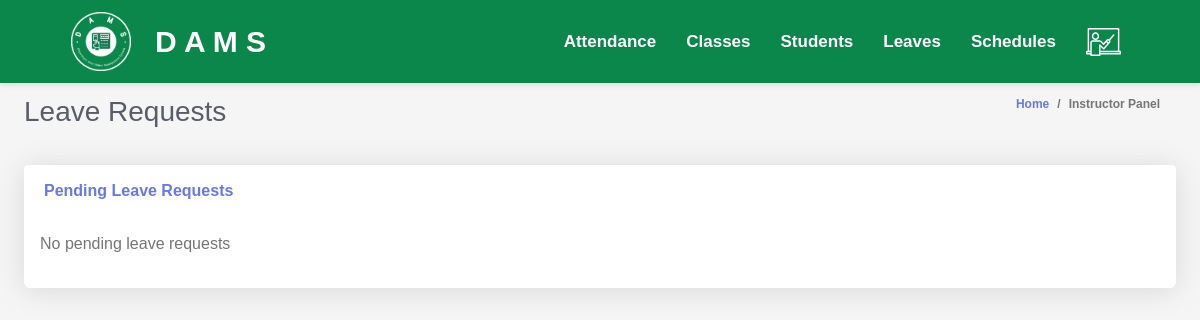
The app's page /instructors/manageLeaves.php (signed in), older data.
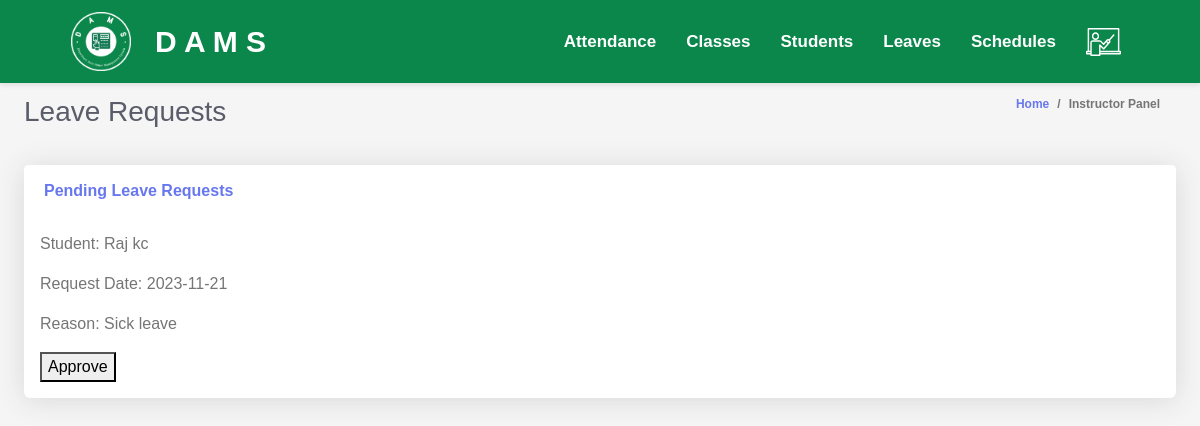
The same page, newer data.
### tables this page shows
CREATE TABLE `leaves` (
  `leave_request_id` INT(11) PRIMARY KEY NOT NULL AUTO_INCREMENT,
  `student_id` INT(11) DEFAULT NULL,
  `instructor_id` INT(11) DEFAULT NULL,
  `class_id` INT(11) DEFAULT NULL,
  `request_date` DATE DEFAULT NULL,
  `status` ENUM('Pending','Approved','Denied') DEFAULT NULL,
  `reason` TEXT DEFAULT NULL,
  `response_date` DATE DEFAULT NULL,
  FOREIGN KEY (`student_id`) REFERENCES `students` (`student_id`),
  FOREIGN KEY (`instructor_id`) REFERENCES `instructors` (`instructor_id`),
  FOREIGN KEY (`class_id`) REFERENCES `classes` (`class_id`)
);

CREATE TABLE `students` (
  `student_id` INT(11) PRIMARY KEY NOT NULL AUTO_INCREMENT,
  `username` VARCHAR(255) DEFAULT NULL,
  `first_name` VARCHAR(255) DEFAULT NULL,
  `last_name` VARCHAR(255) DEFAULT NULL,
  `email` VARCHAR(255) DEFAULT NULL,
  `phone` BIGINT(20) DEFAULT NULL,
  `dob` DATE DEFAULT NULL,
  `password` VARCHAR(255) DEFAULT NULL
);

### instructors/manageLeaves.php (the view, shortened to what this page needs)
<!DOCTYPE html>
<html lang="en">
<head>
    <?php include "heads.php"; ?>
</head>
<body>
    <?php include "topbar.php"; ?>
    <?php include "process.php"; ?>
    <div class="container-fluid" id="container-wrapper">
        <div class="d-sm-flex align-items-center justify-content-between mb-4">
            <h1 class="h3 mb-0 text-gray-800">Leave Requests</h1>
            <ol class="breadcrumb">
                <li class="breadcrumb-item"><a href="./">Home</a></li>
                <li class="breadcrumb-item active" aria-current="page">Instructor Panel</li>
            </ol>
        </div>
        <div class="row">
            <div class="col-lg-12">
                <div class="card mb-4">
                    <div class="card-header py-3 d-flex flex-row align-items-center justify-content-between">
                        <h6 class="m-0 font-weight-bold text-primary">Pending Leave Requests</h6>
                    </div>
                    <div class="table-responsive p-3">
                        <?php
                        $query = "SELECT leave_request_id, s.student_id, s.first_name, s.last_name, l.request_date, l.reason
                      FROM leaves l
                      INNER JOIN students s ON l.student_id = s.student_id
                      WHERE l.status = 'Pending' AND l.instructor_id = '" . $_SESSION['instructor_id'] . "'";
                        $result = $conn->query($query);
                        if ($result->num_rows > 0) {
                            while ($row = $result->fetch_assoc()) {
                                echo "
                  <div>
                    <p>Student: {$row['first_name']} {$row['last_name']}</p>
                    <p>Request Date: {$row['request_date']}</p>
                    <p>Reason: {$row['reason']}</p>
                    <form method='post'>
                      <input type='hidden' name='leaveRequestId' value='{$row['leave_request_id']}'>
                      <button type='submit' name='approveLeave'>Approve</button>
                    </form>
                  </div>";
                            }
                        } else {
                            echo "<p>No pending leave requests</p>";
                        }
                        ?>
                    </div>
                </div>
            </div>
        </div>
    </div>
</body>
</html>

### instructors/heads.php (shortened to what this page needs)
<link href="../vendor/fontawesome-free/css/all.min.css" rel="stylesheet" type="text/css">
<link href="../vendor/bootstrap/css/bootstrap.min.css" rel="stylesheet" type="text/css">
<link href="css/ruang-admin.min.css" rel="stylesheet">
<link rel="stylesheet" href="../css/navbar.css">

### instructors/topbar.php (shortened to what this page needs)
<nav class="navbar">
  <div class="navbar-container">
    <div class="brand">
        <img src="../assets/images/brand.png" style="max-width: 60px; margin-right:24px" >
      <a href="index.php" style="color: white; text-decoration: none;">D A M S</a>
    </div>
    <ul class="nav-list">
      <li class="expander" id="students-expander">
        <a class="nav-list" href="#">Attendance</a>
      </li>
      <li class="expander" id="users-expander">
        <a class="nav-list" href="#">Classes</a>
      </li>
      <li class="expander" id="students-expander">
        <a class="nav-list" href="#">Students</a>
      </li>
      <li class="expander" id="instructors-expander">
        <a class="nav-list" href="#">Leaves</a>
      </li>
      <li class="expander" id="instructors-expander">
        <a class="nav-list" href="#">Schedules</a>
      </li>
      <li class="expander" id="students-expander">
        <a class="nav-list" href="#">
          <img src="../assets/images/teacher.svg" style="max-width: 35px">
        </a>
      </li>
    </ul>
  </div>
</nav>

### css/navbar.css (style rules this page uses)
body { margin: 0; padding: 0; font-family: Arial, sans-serif; background-color: #f5f5f5; }
.navbar { background-color: #0b874b; color: white; padding: 10px 10px; box-shadow: 0 2px 5px rgba(0, 0, 0, 0.1); transition: height 0.3s; }
.navbar-container { display: flex; justify-content: space-between; align-items: center; width: 90%; margin: 0 auto; }
.nav-list { list-style: none; display: flex; gap: 20px; margin: 0; padding: 0; }
.brand { display: flex; align-items: center; font-size: 30px; font-weight: 550; padding: 2px; }
.expander { position: relative; cursor: pointer; }
.nav-list a { text-decoration: none; color: white; font-weight: 550; font-size: 17px; transition: all 0.3s linear; }
.nav-list a { cursor: pointer; transition: transform 0.3s; }
.nav-list { display: flex; align-items: center; list-style: none; }
.nav-list li { margin-right: 10px; }

Row changes from the older to the newer data that the page shows:
added leaves: student.first_name "Raj", student.last_name "kc", request_date "2023-11-21", reason "Sick leave"
Text that changed along with them:
text no longer shown: "No pending leave requests"
